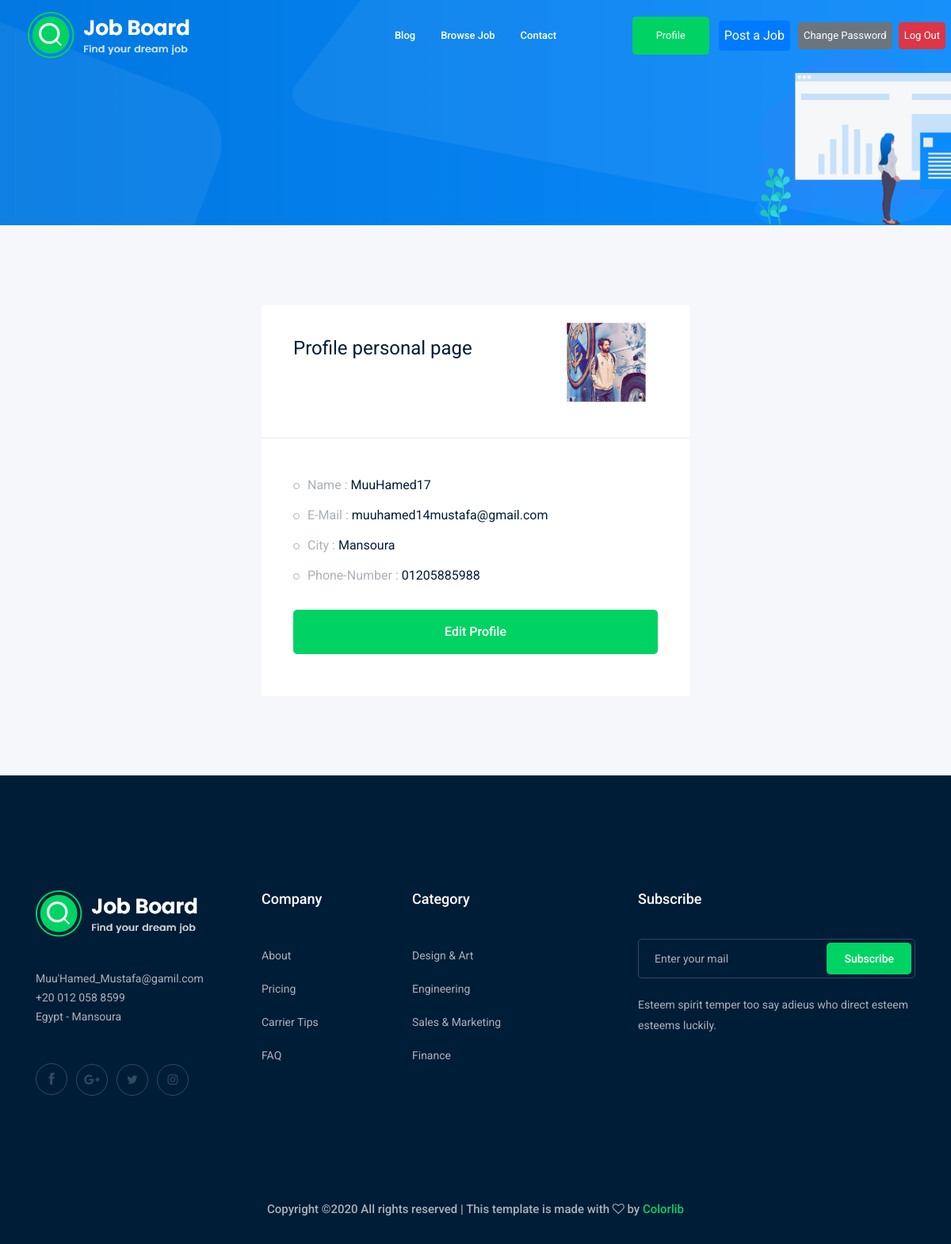
/accounts/profile/ (signed in), run on the app's committed database.
### accounts/models.py (models this page shows)
class Profile(models.Model):
    objects = None
    user = models.OneToOneField(User, on_delete=models.CASCADE)
    image = models.ImageField(upload_to='Profile', null=True, blank=True)
    number_phone = models.CharField(max_length=15)
    city = models.ForeignKey('City', related_name='user_city', on_delete=models.CASCADE, null=True, blank=True)
    def __str__(self):
        return '%s ' % self.user.username

class City(models.Model):
    name = models.CharField(max_length=50)
    def __str__(self):
        return self.name

### accounts/views.py (the view)
# urls.py: path('profile/', views.profile, name='profile'),
def profile(request):
    my_profile = Profile.objects.get(user=request.user)
    return render(request, 'accounts/profile.html', {'my_profile': my_profile})

### accounts/templates/accounts/profile.html (shortened to what this page needs)
{% extends 'base.html' %}
{% load static %}
{% load bootstrap4 %}
{% block body %}
    <div class="bradcam_area bradcam_bg_1">
        <div class="container">
            <div class="row">
                <div class="col-xl-12">
                </div>
            </div>
        </div>
    </div>
    <div class="job_details_area">
        <div class="container">
            <div class="row">
                <div class="col-lg-6 mx-auto">
                    <div class="job_sumary">
                        <div class="summery_header">
                            <h3> Profile personal page </h3>
                             {% if my_profile.image %}
                                     <img src="{{my_profile.image.url}}" style="margin-left:340px; margin-top:-60px;" width="110" height="110" alt="profile image">
                             {% else %}
                                    <img src="{% static 'img/user/user.png' %}" style="margin-left:340px; margin-top:-60px;" width="110" height="110" alt="profile image">
                             {% endif %}
                        </div>
                        <div class="job_content">
                            <ul>
                                <li> Name : <span>{{my_profile}}</span></li>
                                <li> E-Mail : <span>{{my_profile.user.email}}</span></li>
                                <li> City : <span>{{my_profile.city}}</span></li>
                                <li> Phone-Number : <span> {{my_profile.number_phone}} </span></li>
                            </ul>
                            <br>
                             <p><a href="{% url 'accounts:profile_edit' %}"  class='boxed-btn3 w-100'> Edit Profile</a></p>
                        </div>
                    </div>
                </div>
            </div>
        </div>
</div>
{% endblock %}

### data on the page
Profile: image (picture), user.username "MuuHamed17", user.email "muuhamed14mustafa@gmail.com", city "Mansoura", number_phone "01205885988"
